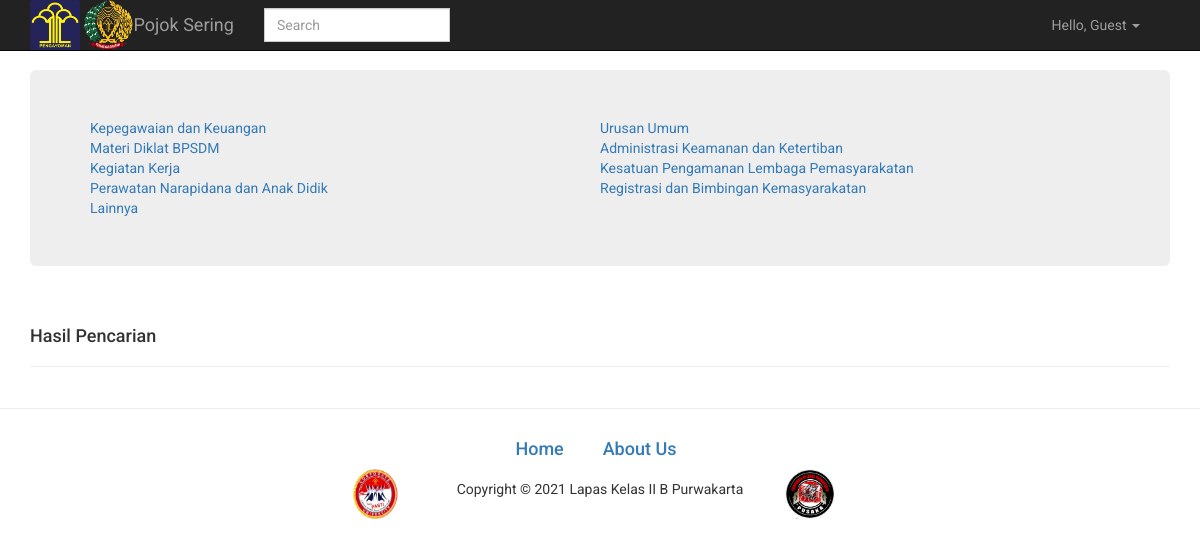
Page /admin/cari.php on the committed database.
### tables this page shows
CREATE TABLE `kategori` (
  `kategori_id` varchar(10) NOT NULL,
  `kategori_jenis` varchar(50) DEFAULT NULL
);

### admin/cari.php (the view, shortened to what this page needs)
<?php
	include 'header.php';
	if(empty($_POST['txt_cari'])){
		$isi_cari=$_GET['txt_cari'];
	} else{
		$isi_cari = $_POST['txt_cari'];
	}
?>
    <div class="container">
    <br>
	    <div class="jumbotron">
	    <?php
			$cmd = "select kategori_jenis from kategori";
			$ecmd = mysqli_query($link, $cmd);
			echo "<center>";
			echo "<table border=0>";
			echo "<tr>";
			echo "<tr>";
			$nom=0;
			while ($data_kategori=mysqli_fetch_array($ecmd)) {
				echo "<td width=18%><a href='cari.php?txt_cari=$data_kategori[kategori_jenis]'> $data_kategori[kategori_jenis] </a></td>";
				$nom++;
				if ($nom%2==0) {
					echo "</tr>";
					echo "<tr>";
				}
			}
			echo "</table>";
			echo "</center>";
		?>
		</div>
		<br>
		<h4> Hasil Pencarian <?php echo $isi_cari; ?></h4>
		<hr>
		<div class="col-sm-12">
		</div>
	</div>
<?php
	include 'footer.php';
?>

### css/modern-business.css (style rules this page uses)
html, body { height: 100%; }
body { padding-top: 50px; }

### css/modal-login.css (style rules this page uses)
* { font-family: 'Roboto', sans-serif; }

### rows in the picture
kategori: kategori_jenis "Kepegawaian dan Keuangan"
kategori: kategori_jenis "Urusan Umum"
kategori: kategori_jenis "Materi Diklat BPSDM"
kategori: kategori_jenis "Administrasi Keamanan dan Ketertiban"
kategori: kategori_jenis "Kegiatan Kerja"
kategori: kategori_jenis "Kesatuan Pengamanan Lembaga Pemasyarakatan"
kategori: kategori_jenis "Perawatan Narapidana dan Anak Didik"
kategori: kategori_jenis "Registrasi dan Bimbingan Kemasyarakatan"
kategori: kategori_jenis "Lainnya"
